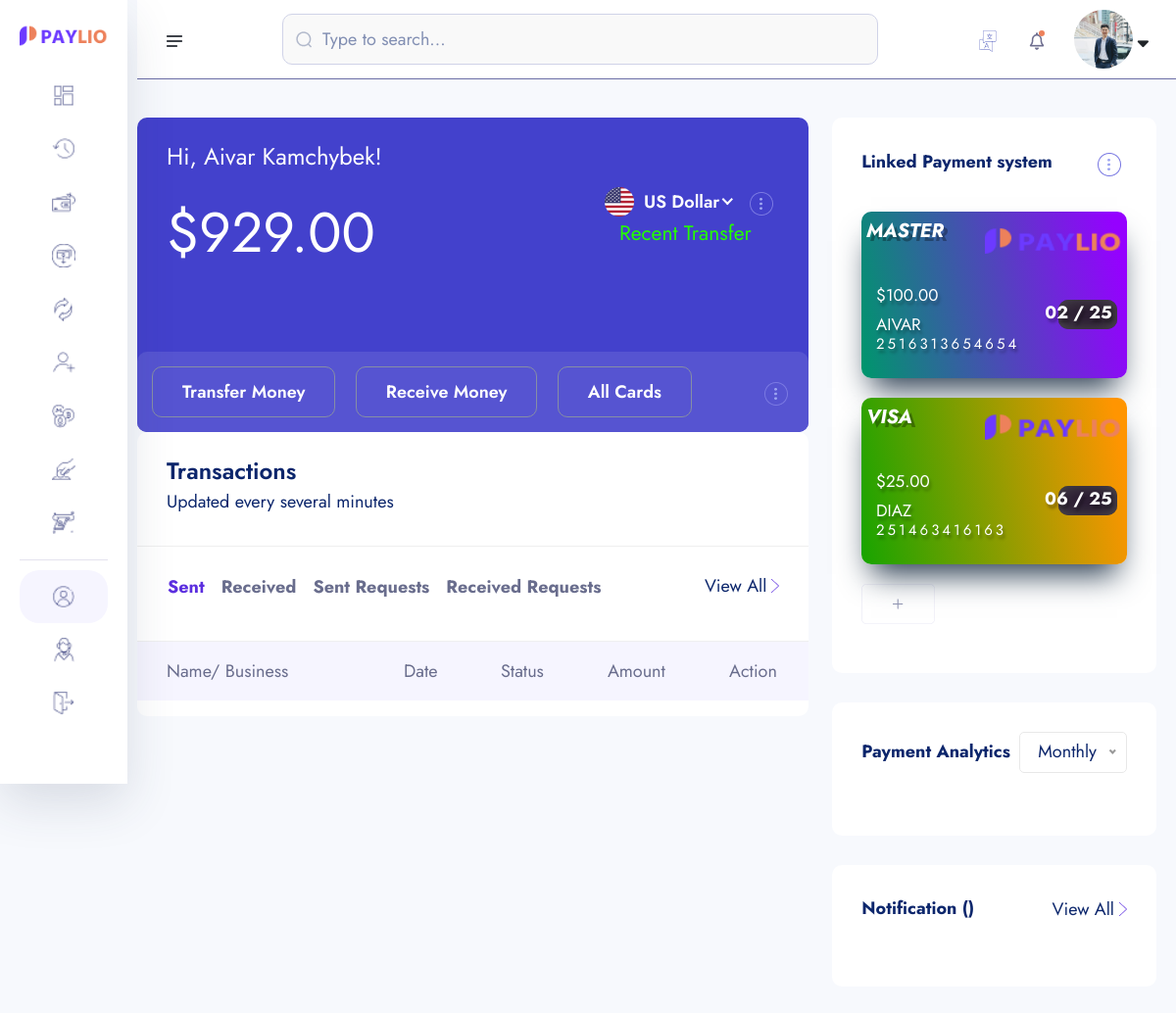
The app's page /account/dashboard/ (signed in), older data.
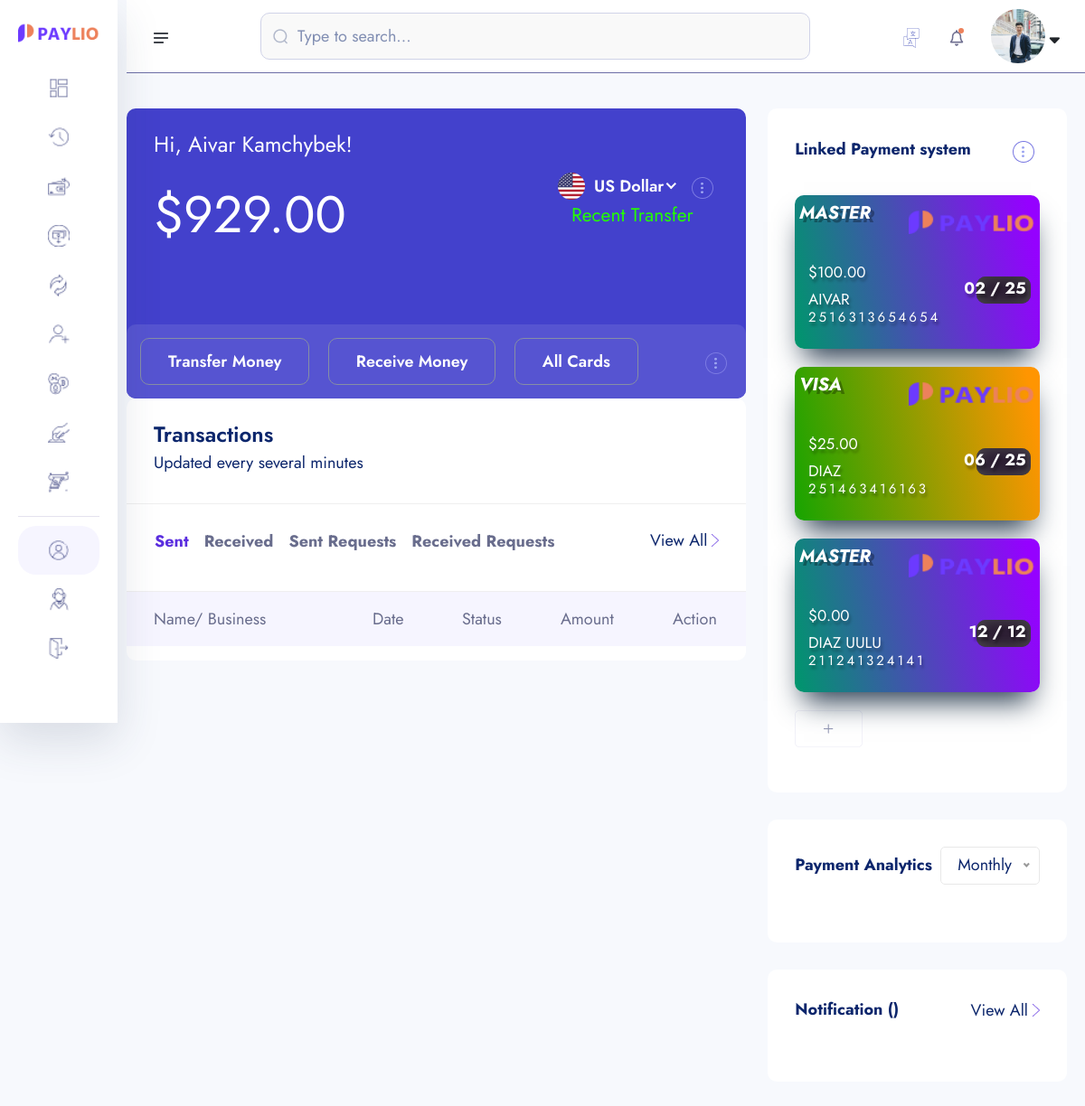
The same page, newer data.
### core/models.py (models this page shows, shortened)
class CreditCard(models.Model):
    user = models.ForeignKey(User, on_delete=models.CASCADE)
    card_id = ShortUUIDField(unique=True, length=15, max_length=20, prefix="CARD", alphabet="1234567890")
    name = models.CharField(max_length=100)
    number = models.CharField(max_length=15)
    month = models.CharField(max_length=2)
    year = models.CharField(max_length=4)
    cvv = models.IntegerField()
    amount = models.DecimalField(max_digits=12, decimal_places=2, default=0.00)
    card_type = models.CharField(choices=CARD_TYPE, max_length=20, default="master")
    card_status = models.BooleanField(default=True)
    date = models.DateTimeField(auto_now_add=True)

### account/views.py (the view)
# urls.py: path("dashboard/", views.dashboard, name="dashboard"),
def dashboard(request):
    if request.user.is_authenticated:
        try:
            kyc = KYC.objects.get(user=request.user)
        except:
            messages.warning(request, "You need to submit your kyc")
            return redirect("account:kyc-reg")
        account = Account.objects.get(user=request.user)
        credit_card = CreditCard.objects.filter(user=request.user)
        if request.method == "POST":
            form = CreditCardForm(request.POST)
            if form.is_valid():
                new_form = form.save(commit=False)
                new_form.user = request.user
                new_form.save()
                card_id = new_form.card_id
                messages.success(request, "Card Added Successfully.")
                return redirect("account:dashboard")
        else:
                form = CreditCardForm()
    else:
        messages.warning(request, "You need to login to access the dashboard")
        return redirect("userauths:sign-in")
    context = {
        "kyc":kyc,
        "account":account,
        "form":form,
        "credit_card":credit_card,
    }
    return render(request, "account/dashboard.html", context)

### core/forms.py
class CreditCardForm(forms.ModelForm):
    name = forms.CharField(widget=forms. TextInput(attrs={"placeholder":"Card Holder Name"}))
    number = forms.CharField(widget=forms. TextInput(attrs={"placeholder":"Card Number"}))
    month = forms.CharField(widget=forms. TextInput(attrs={"placeholder":"Expiry Month"}))
    year = forms.CharField(widget=forms. TextInput(attrs={"placeholder":"Expiry Month"}))
    cvv = forms.CharField(widget=forms. TextInput(attrs={"placeholder":"CVV"}))
    class Meta:
        model = CreditCard
        fields = ['name', 'number', 'month', 'year', 'cvv', 'card_type']

### templates/account/dashboard.html (shortened to what the changed rows need)
{% extends "partials/dashboard-base.html" %}
{% load static %}
{% load humanize %}
{% block content %}
    <section class="dashboard-section body-collapse">
        <div class="overlay pt-120">
            <div class="container-fruid">
                <div class="row">
                    <div class="col-xl-8 col-lg-7">
                        <div class="section-content">
                            <div class="acc-details">
                                <div class="top-area">
                                    <div class="left-side">
                                        <h2>${{account.account_balance|intcomma}}</h2>
                                    </div>
                                </div>
                            </div>
                            <div class="transactions-area">
                                <div class="tab-content mt-40">
                                    <div class="tab-pane fade show active" id="latest" role="tabpanel" aria-labelledby="latest-tab">
                                        <div class="table-responsive">
                                            <table class="table">
                                                <thead>
                                                    <tr>
                                                        <th scope="col">Name/ Business</th>
                                                        <th scope="col">Date</th>
                                                        <th scope="col">Status</th>
                                                        <th scope="col">Amount</th>
                                                        <th scope="col">Action</th>
                                                    </tr>
                                                </thead>
                                            </table>
                                        </div>
                                    </div>
                                </div>
                            </div>
                        </div>
                    </div>
                    <div class="col-xl-4 col-lg-5">
                        <div class="side-items">
                            <div class="single-item">
                                <div class="row">
                                    {% for c in credit_card %}
                                        <a href="{% url 'core:card-detail' c.card_id %}">
                                            <div class="col-12">
                                                <div class="card__main">
                                                    <div class="{% if c.card_type == 'verve' %}Front_card{% endif %}    {% if c.card_type == 'master' %}masterCard{% endif %}    {% if c.card_type == 'visa' %}visaCard{% endif %}">
                                                    <div class="top_card">
                                                        <span class="visa">{{c.card_type|upper}}</span>
                                                        <div class="logo">
                                                            <img src="{% static 'assets1/images/logo.png' %}" class="logo" alt="logo">
                                                        </div>
                                                    </div>
                                                    <div class="middle_card">
                                                        <span class="chip"></span>
                                                        <div class="card_number">{{c.number}}</div>
                                                    </div>
                                                    <div class="bottom_card">
                                                        <div class="card_info">
                                                        <div class="card_holder_name">${{c.amount|intcomma}}</div>
                                                        <div class="card_holder_name">{{c.name}}</div>
                                                        </div>
                                                        <div class="card_info">
                                                        <div class="card_holder_info">
                                                            <span class="expire_month" >{{c.month}}</span>
                                                            <span class="slash">/</span>
                                                            <span class="expire_year">{{c.year}}</span>
                                                        </div>
                                                        </div>
                                                    </div>
                                                    </div>
                                                    <div class="back_card">
                                                    <div class="top_card">
                                                        <div class="cvc_strip">
                                                        <span class="cvc_number">000</span>
                                                        </div>
                                                    </div>
                                                    <div class="bottom_card">
                                                        <div class="flex">
                                                        <div class="logo1">
                                                        </div>
                                                        </div>
                                                    </div>
                                                    </div>
                                                </div>
                                            </div>
                                        </a>
                                    {% endfor %}
                                </div>
                            </div>
                        </div>
                    </div>
                </div>
            </div>
        </div>
    </section>
    {% endblock content %}

Row changes from the older to the newer data that the page shows:
added CreditCard: card_type "MASTER", number "211241324141", amount "0.00", name "DIAZ UULU", month "12", year "12"
